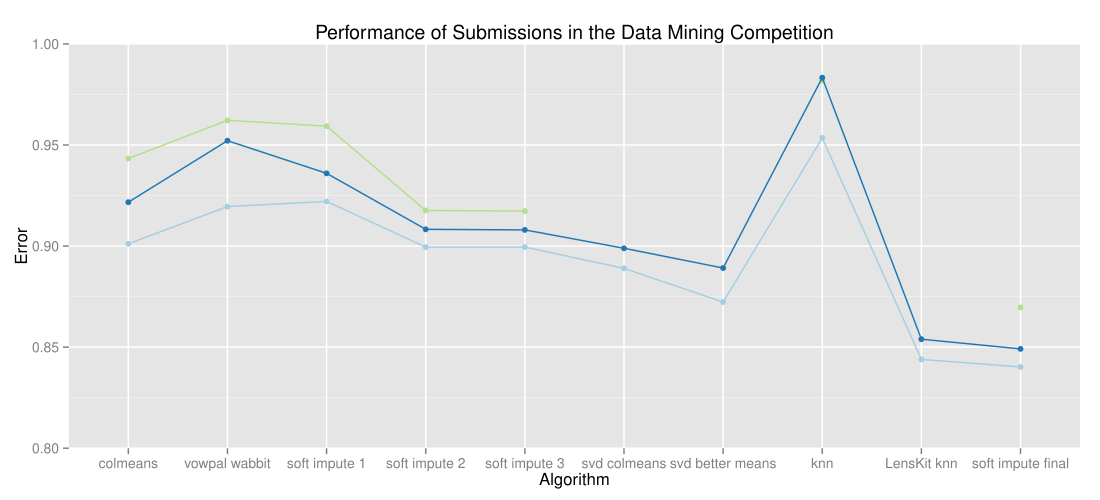

This figure's R source:
library(ggplot2)
library(lubridate)
setwd("~/stat640-movierec")
err <- read.csv("Submissions/charlemagne_and_the_carolingian_empire_progress_movielens.csv", stringsAsFactors = FALSE)

library(RColorBrewer)
pal <- brewer.pal(3, "Paired")

err$Date <- as.Date(err$Date, "%m-%d")
err <- err[order(err$Date), ]

ggplot(data = err, aes(x = reorder(Method, Method,
                           function(x) { which(x == Method)})), stat = "identity") +
    geom_point(aes(y = Leaderboard.Error), color = pal[3]) +
    geom_point(aes(y = Test.Error), color = pal[2]) +
    geom_point(aes(y = Training.Error), color = pal[1]) +
    geom_line(aes(y = Leaderboard.Error, group = 1), color = pal[3]) +
    geom_line(aes(y = Test.Error, group = 2), color = pal[2]) +
    geom_line(aes(y = Training.Error, group = 3), color = pal[1]) +
    ylab("Error") + xlab("Algorithm") + coord_cartesian(ylim = c(.8, 1)) +
    ggtitle("Performance of Submissions in the Data Mining Competition") +    

ggsave("Reports/Final/vis.pdf", height = 5, width = 11)
